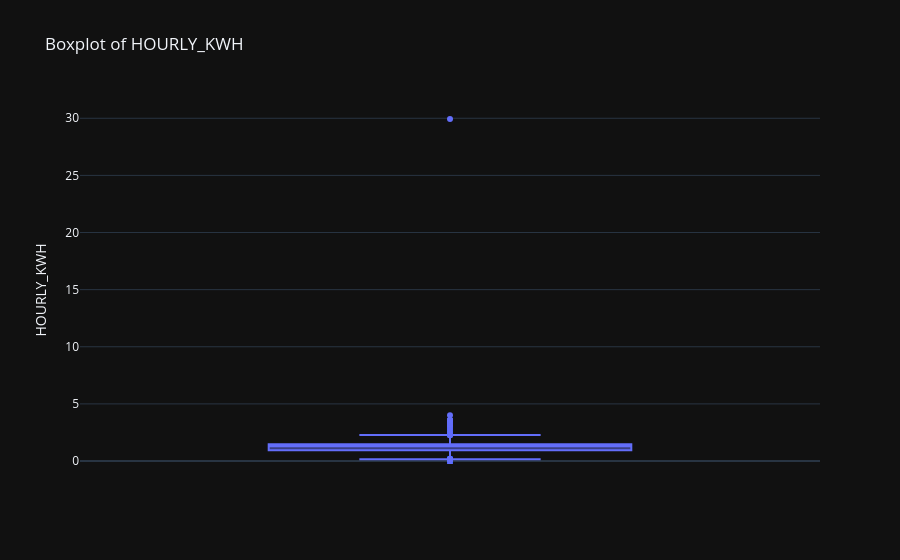

Here is the notebook cell this chart was saved with:
### Code cell
## Boxplot of Hourly_KWH

fig = px.box(
    hourly_df,
    y='HOURLY_KWH',
    points='outliers', 
    title='Boxplot of HOURLY_KWH'
)

fig.update_layout(
    yaxis_title='HOURLY_KWH',
    template='plotly_dark'
)

fig.show()

### Figure 1 — Plotly figure (JSON) as saved in the notebook; plotly's stock layout.template omitted (floating-point values rounded to 4 significant figures; data arrays with more than 128 entries replaced by an {"elided": "..."} marker saying what was removed)
{"data": [{"alignmentgroup": "True", "boxpoints": "outliers", "hovertemplate": "HOURLY_KWH=%{y}<extra></extra>", "legendgroup": "", "marker": {"color": "#636efa"}, "name": "", "notched": false, "offsetgroup": "", "orientation": "v", "showlegend": false, "type": "box", "x0": " ", "xaxis": "x", "y": {"elided": "3828 float values"}, "y0": " ", "yaxis": "y"}], "layout": {"boxmode": "group", "legend": {"tracegroupgap": 0}, "title": {"text": "Boxplot of HOURLY_KWH"}, "xaxis": {"anchor": "y", "domain": [0, 1]}, "yaxis": {"anchor": "x", "domain": [0, 1], "title": {"text": "HOURLY_KWH"}}}}
